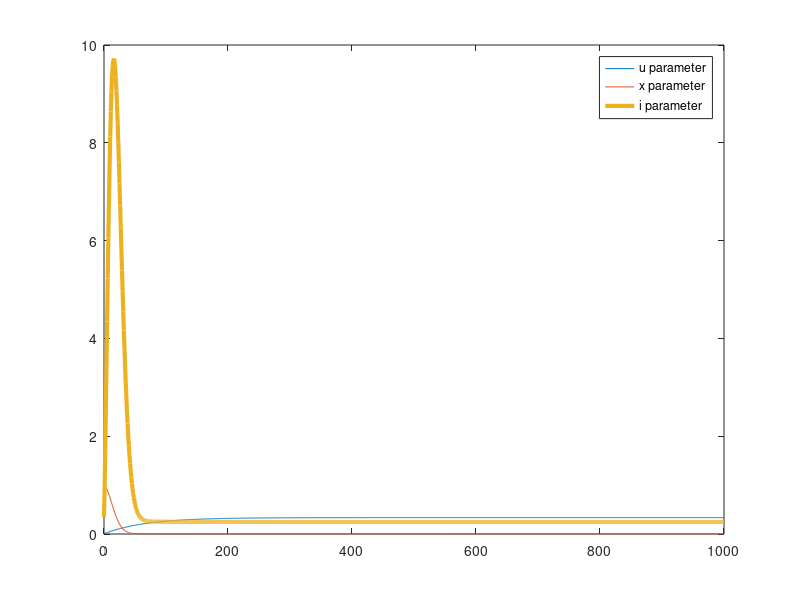

Write MATLAB code to recreate this figure. (Note: this script raises an error after producing the figure.)
% CARLsim
cap_u_cs = 0.1119;%0.135;%0.1119;
tau_u_cs = 60;%24;
tau_x_cs = 80;%40;%80;%40;%70;%200;%120;
tau_d_cs = 24;%28;%20;%28;%38.5;%23;%18;%15;
g_cs = 1.01;%1.0238;%1.0315;%1.0325;
u_cs = 0;
x_cs = 1;
A_cs = 100;%20*200;%4;%2;
i_cs = 0;
% Keivan
cap_u_km = 0.005;%0.2;%0.1119;%0.135;%0.1119;
tau_u_km = 100;%25;%60;%24;
tau_x_km = 1000;%500;%80;%40;%80;%40;%70;%200;%120;
tau_d_km = 3.0;%5;%24;%28;%20;%28;%38.5;%23;%18;%15;
g_km = 1;%1.0238;%1.0315;%1.0325;
u_km = 0;
x_km = 1;
A_km = 0;%1;%20*200;%4;%2;
w_km = 10;
i_km = 0;
Vm = 70;
pst = 0;
spk = 1;
ts=0.5; % time step
t_total = 1000;
simdur = linspace(0,t_total,t_total);
u_all_cs=[]; u_all_km=[];
x_all_cs=[]; x_all_km=[];
i_all_cs=[]; i_all_km=[];

for t=1:length(simdur)
    % CARLsim's methods
	u_cs=u_cs+((-u_cs/tau_u_cs)+(cap_u_cs*(1-u_cs)).*spk);
	x_cs=x_cs+(((1-x_cs)/tau_x_cs)-u_cs.*x_cs.*spk);
	i_cs=i_cs+ts*(-i_cs/tau_d_cs+A_cs.*u_cs.*x_cs-spk);
	i_cs=i_cs+ts*(-i_cs/tau_d_cs+A_cs.*u_cs.*x_cs-spk);
	i_cs=i_cs*g_cs;
    
    % Keivan's methods
    deltat = pst-t;
    tau1r = tau_d_km / (tau_d_km-tau_x_km);
    y_ = A_km * exp(deltat/tau_d_km);
    x_ = 1 + (x_km-1+tau1r*A_km)*exp(deltat/tau_x_km) - tau1r*y_;
    u_ = u_km * exp(deltat/tau_u_km);
    u_km = u_ + (cap_u_km * (1-u_));
    A_km = y_ + u_km*x_;
    x_km = x_ - u_km*x_;
    i_km=g_km*A_km*Vm;
    pst = t;
    
	u_all_cs(end+1)=u_cs;x_all_cs(end+1)=x_cs;i_all_cs(end+1)=i_cs;
    u_all_km(end+1)=u_km;x_all_km(end+1)=x_km;i_all_km(end+1)=i_km;
end

%subplot(2,1,1);
figure
%plot(simdur,u_all_cs,'-',simdur,x_all_cs,'-',simdur,i_all_cs,'-','LineWidth',3);
%legend('u parameter','x parameter','i parameter')
%title("CARLsim Synaptic Current - U:"+cap_u_cs+"; t_u:"+tau_u_cs+"; t_x:"+tau_x_cs+"; t_d:"+tau_d_cs+"; g:"+g_cs+"; A:"+A_cs)
%grid on;
%subplot(2,1,2); 
plot(simdur,u_all_km,'-',simdur,x_all_km,'-',simdur,i_all_km,'-','LineWidth',3);
legend('u parameter','x parameter','i parameter')
title("Keivan Synaptic Current - U:"+cap_u_km+"; t_u:"+tau_u_km+"; t_x:"+tau_x_km+"; t_d:"+tau_d_km+"; g:"+g_km)
grid on;
